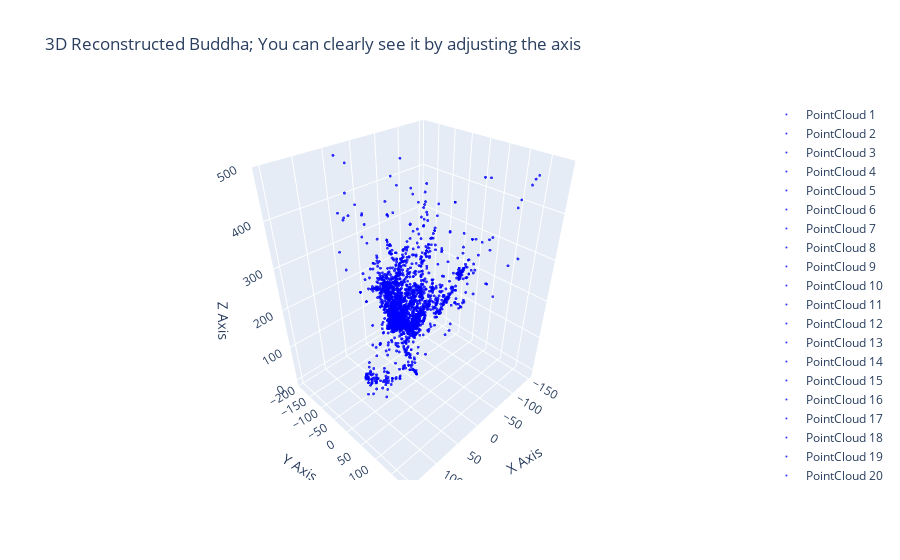

Here is the notebook cell this chart was saved with:
### Code cell
import plotly.graph_objs as go
import numpy as np



traces = []

for i, cloud in enumerate(FinalTriarray):
    trace = go.Scatter3d(
        x=cloud[0],
        y=cloud[1],
        z=cloud[2],
        mode='markers',
        marker=dict(size=1, opacity=0.8,color='blue'),
        name=f'PointCloud {i + 1}'
    )
    traces.append(trace)

layout = go.Layout(
    title='3D Reconstructed Buddha; You can clearly see it by adjusting the axis',
    scene=dict(
        xaxis=dict(title='X Axis', range=[-160, 160]),  # Setting x-axis limits
        yaxis=dict(title='Y Axis', range=[-200, 200]),  # Setting y-axis limits
        zaxis=dict(title='Z Axis', range=[-20, 500])   # Setting z-axis limits
    )
)

fig = go.Figure(data=traces, layout=layout)
fig.show()
